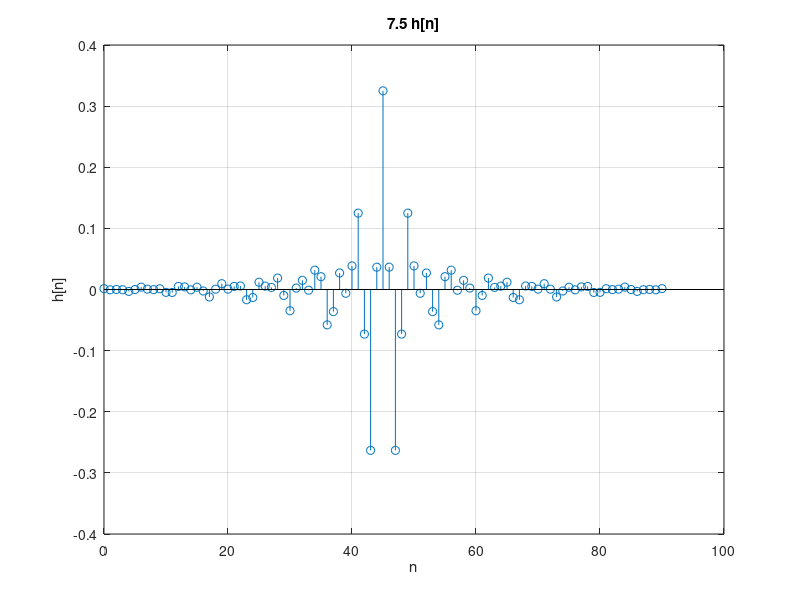
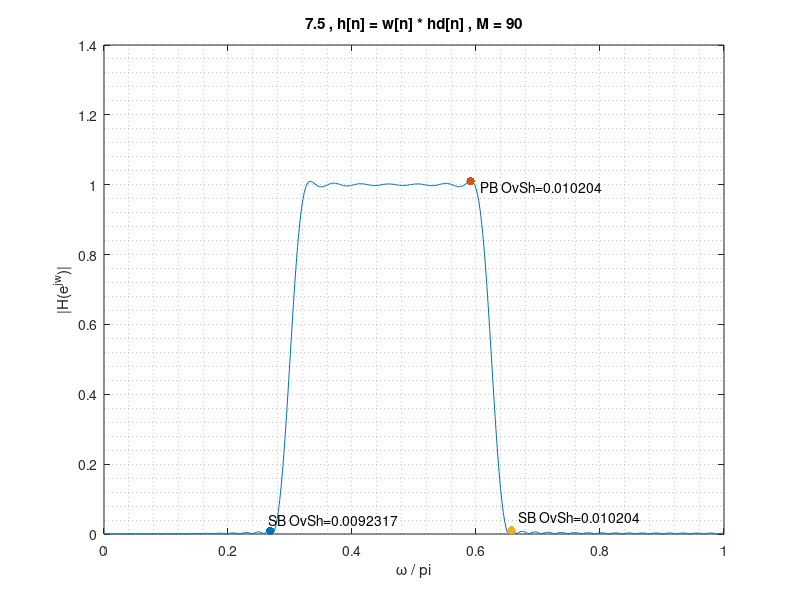

Reproduce these figures in MATLAB, in order. (Note: this script raises an error after producing the figures.)
%% HW7 - Simulation Part 
%% DSP - Dr. BabaeiZadeh 
%% Mehrsa Pourya 95101247
%% 7.5 
clear ; 
clc ; 
figure ; 
M = 90 ; 
n = 0 : M ; 
%delta = 0.01 ; 
%A = 40 ; 
beta = 3.395 ; 
%dw = 0.05 * pi ; 
alpha = M/2 ; 
hd = (sin(0.625 * pi *(n - 45)) - sin(0.3 * pi * (n - 45))) ./ (pi * (n - 45)) ; 
hd(n==45) = 0.625 - 0.3 ; 
wk = besseli(0,beta * (1 - ((n-alpha) / alpha).^2).^ (1/2)) ./ besseli(0,beta) ; 
h = hd.*wk ; 
N = (M+1) * 10; 
w = linspace(-pi, pi - 2*pi/N , N) ; 
w = w(ceil((1+length(w))/2):end); 
H = fftshift(fft(h,N)); 
H = H(ceil((1+length(H))/2):end); 
stem(n,h) 
xlabel('n')
ylabel('h[n]')
title('7.5 h[n]')
grid on 
figure
plot(w/pi,abs(H))
title('7.5 , h[n] = w[n] * hd[n] , M = 90') 
xlabel('\omega / pi') 
ylabel('|H(e^{jw})|')
grid minor
hold on
[a,b] = findpeaks(abs(H)) ; 
scatter(w(b(13))/pi,abs(H(b(13))),'fill','red')
text(w(b(12)+7)/pi,abs(H(b(13))+0.05),['SB OvSh=',num2str(a(13))])
scatter(w(b(20))/pi,abs(H(b(20))),'fill','blue')
text(w(b(20)+7)/pi,abs(H(b(20))+0.05),['PB OvSh=',num2str(a(20)-1)])
scatter(w(b(21))/pi,abs(H(b(21))),'fill','green')
text(w(b(21)+5)/pi,abs(H(b(21))+0.05),['SB OvSh=',num2str(a(21))])
hold on
[a,b] = findpeaks(1-abs(H)) ; 
scatter(w(b(15))/pi,abs(H(b(15))),'fill','m')
text(w(b(15)+0)/pi,abs(H(b(15))-0.05),['PB UnSh=',num2str(a(15))])
legend('|H(e^{jw})|','StopBabd Overshoot','PassBabd Overshoot',...
    'StopBabd Overshoot','PassBabd Undershoot','Location','best')
%% 7-6 
clear ; 
clc ; 
figure ; 
delta = 0.03 ; 
A = -20*(log(delta)/log(10)) ;
beta = 0.5842 * (A - 21) ^ (0.4)+0.07886 * (A - 21) ;
dw = 0.05 * pi ; 
M = ceil( (A - 8) / (beta * dw) ) ; 
n = 0 : M ; 
alpha = M/2 ; 
hd = (sin(0.3 * pi *(n - alpha)) - 2*sin(0.5 * pi * (n - alpha))) ./ (pi * (n - alpha)); 
hd(n == 33) = 0.3 - 1 + 2 ; 
wk = besseli(0,beta * (1 - ((n-alpha) / alpha).^2).^ (1/2)) ./ besseli(0,beta) ; 
h = hd.*wk ; 
N = (M+1) * 10; 
w = linspace(-pi, pi - 2*pi/N , N) ; 
H = fftshift(fft(h,N)); 
w = w(ceil((1+length(w))/2):end); 
H = H(ceil((1+length(H))/2):end); 
stem(n,h) 
xlabel('n')
ylabel('h[n]')
title('7.6 h[n]')
xlim([0 M])
grid on 
figure
plot(w/pi,abs(H))
title('7.6 , h[n] = w[n] * hd[n] , M = 66') 
xlabel('\omega / pi') 
ylabel('|H(e^{jw})|')
grid minor
hold on
[a,b] = findpeaks(abs(H)) ; 
scatter(w(b(5))/pi,abs(H(b(5))),'fill','red')
text(w(b(5)+7)/pi,abs(H(b(5))+0.05),['PB1 OvSh=',num2str(a(5)-1)])
scatter(w(b(10))/pi,abs(H(b(10))),'fill','blue')
text(w(b(10)+7)/pi,abs(H(b(10))+0.05),['SB OvSh=',num2str(a(10))])
scatter(w(b(11))/pi,abs(H(b(11))),'fill','green')
text(w(b(11)+5)/pi,abs(H(b(11))+0.05),['PB2 OvSh=',num2str(a(11)-2)])
hold on
[a,b] = findpeaks(1-abs(H)) ; 
scatter(w(b(4))/pi,abs(H(b(4))),'fill','m')
text(w(b(4)+0)/pi,abs(H(b(4))-0.1),['PB1 UnSh=',num2str(a(4))])
[a,b] = findpeaks(2-abs(H)) ; 
scatter(w(b(11))/pi,abs(H(b(11))),'fill','c')
text(w(b(11)+0)/pi,abs(H(b(11))+0.2),['PB2 UnSh=',num2str(a(11))])